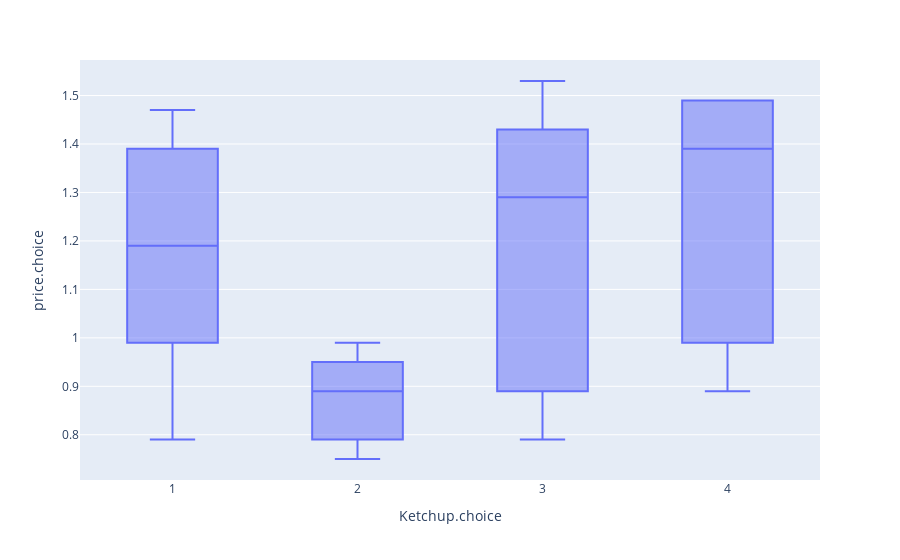

The notebook cell this image was saved under:
### Markdown cell above
**Task 6 (1 point)**. Make a figure as boxplots of each ketchup.choice in terms of price.choice. You might need to search for boxplots from plotly documentation for that.

### Code cell
fig = px.box(data, y = "price.choice", x= "Ketchup.choice")
fig

### Figure 1 — Plotly figure (JSON) as saved in the notebook; plotly's stock layout.template omitted (floating-point values rounded to 4 significant figures; data arrays with more than 128 entries replaced by an {"elided": "..."} marker saying what was removed)
{"data": [{"alignmentgroup": "True", "hovertemplate": "Ketchup.choice=%{x}<br>price.choice=%{y}<extra></extra>", "legendgroup": "", "marker": {"color": "#636efa"}, "name": "", "notched": false, "offsetgroup": "", "orientation": "v", "showlegend": false, "type": "box", "x": {"elided": "4956 int values"}, "x0": " ", "xaxis": "x", "y": {"elided": "4956 float values"}, "y0": " ", "yaxis": "y"}], "layout": {"boxmode": "group", "legend": {"tracegroupgap": 0}, "margin": {"t": 60}, "xaxis": {"anchor": "y", "domain": [0, 1], "title": {"text": "Ketchup.choice"}}, "yaxis": {"anchor": "x", "domain": [0, 1], "title": {"text": "price.choice"}}}}
